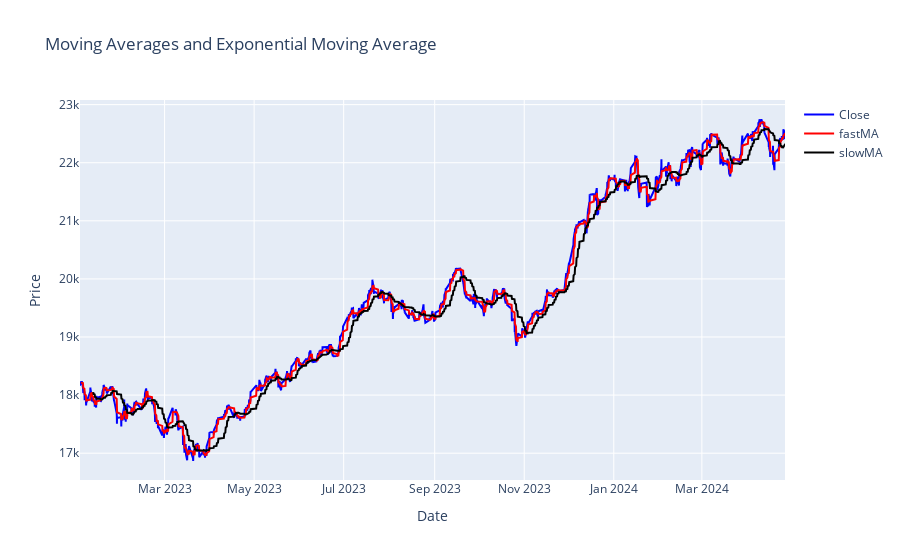

This figure's notebook cell:
### Code cell
import plotly.graph_objects as go
fig = go.Figure()
fig.add_trace(go.Scatter(x=data.index, y=data['Close'], name='Close', line=dict(color='blue')))
fig.add_trace(go.Scatter(x=data.index, y=data['smaFast'], name='fastMA', line=dict(color='red')))
fig.add_trace(go.Scatter(x=data.index, y=data['smaSlow'], name='slowMA', line=dict(color='black')))
# Update layout
fig.update_layout(title='Moving Averages and Exponential Moving Average',
                  xaxis_title='Date',
                  yaxis_title='Price')

# # Show the plot
# fig.show()

### Figure 1 — Plotly figure (JSON) as saved in the notebook; plotly's stock layout.template omitted (floating-point values rounded to 4 significant figures; data arrays with more than 128 entries replaced by an {"elided": "..."} marker saying what was removed)
{"data": [{"line": {"color": "blue"}, "name": "Close", "type": "scatter", "x": {"elided": "2261 str values"}, "y": {"elided": "2261 float values"}}, {"line": {"color": "red"}, "name": "fastMA", "type": "scatter", "x": {"elided": "2261 str values"}, "y": {"elided": "2261 float values"}}, {"line": {"color": "black"}, "name": "slowMA", "type": "scatter", "x": {"elided": "2261 str values"}, "y": {"elided": "2261 float values"}}], "layout": {"title": {"text": "Moving Averages and Exponential Moving Average"}, "xaxis": {"title": {"text": "Date"}}, "yaxis": {"title": {"text": "Price"}}}}
